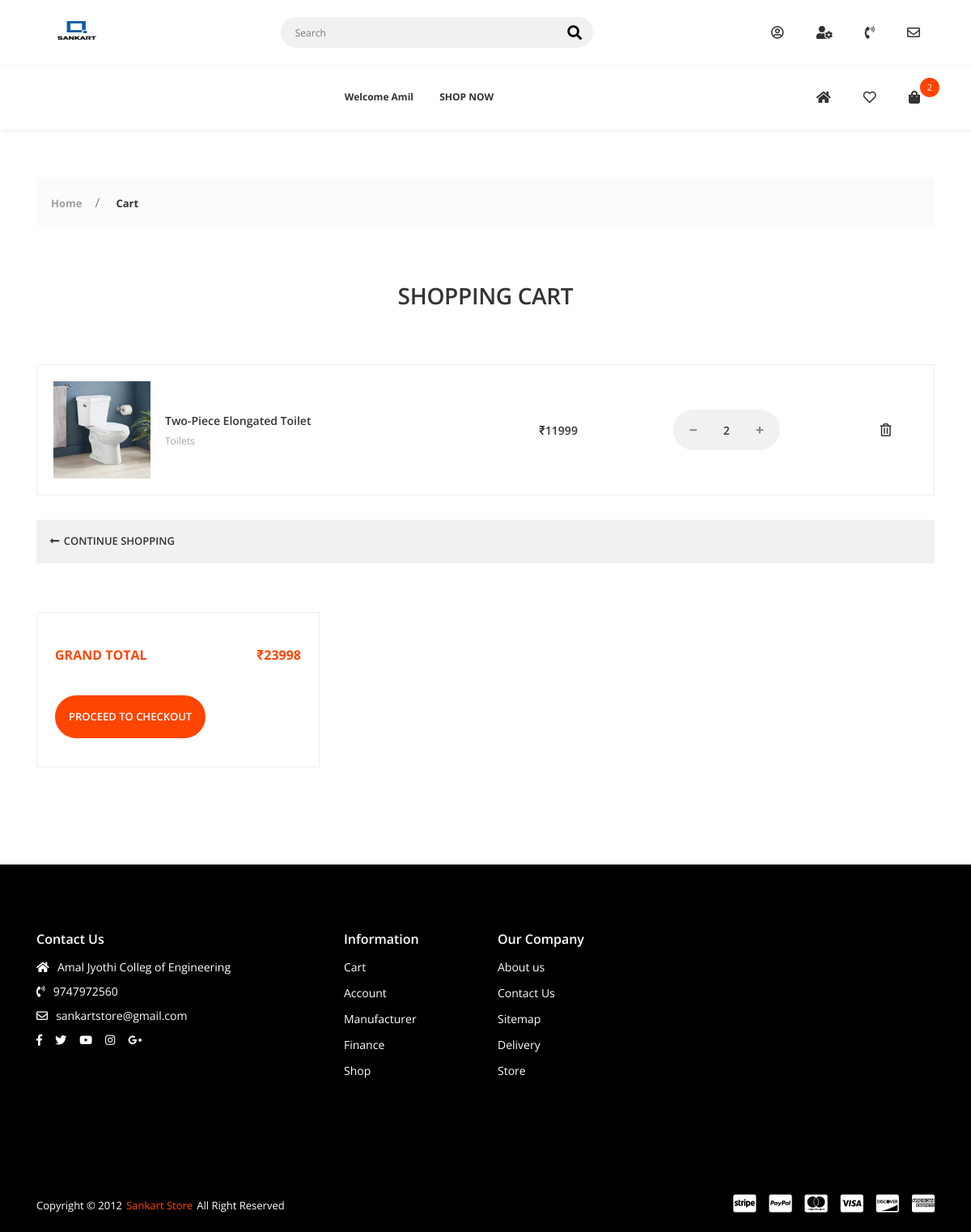
The app's page /cart/ (signed in), older data.
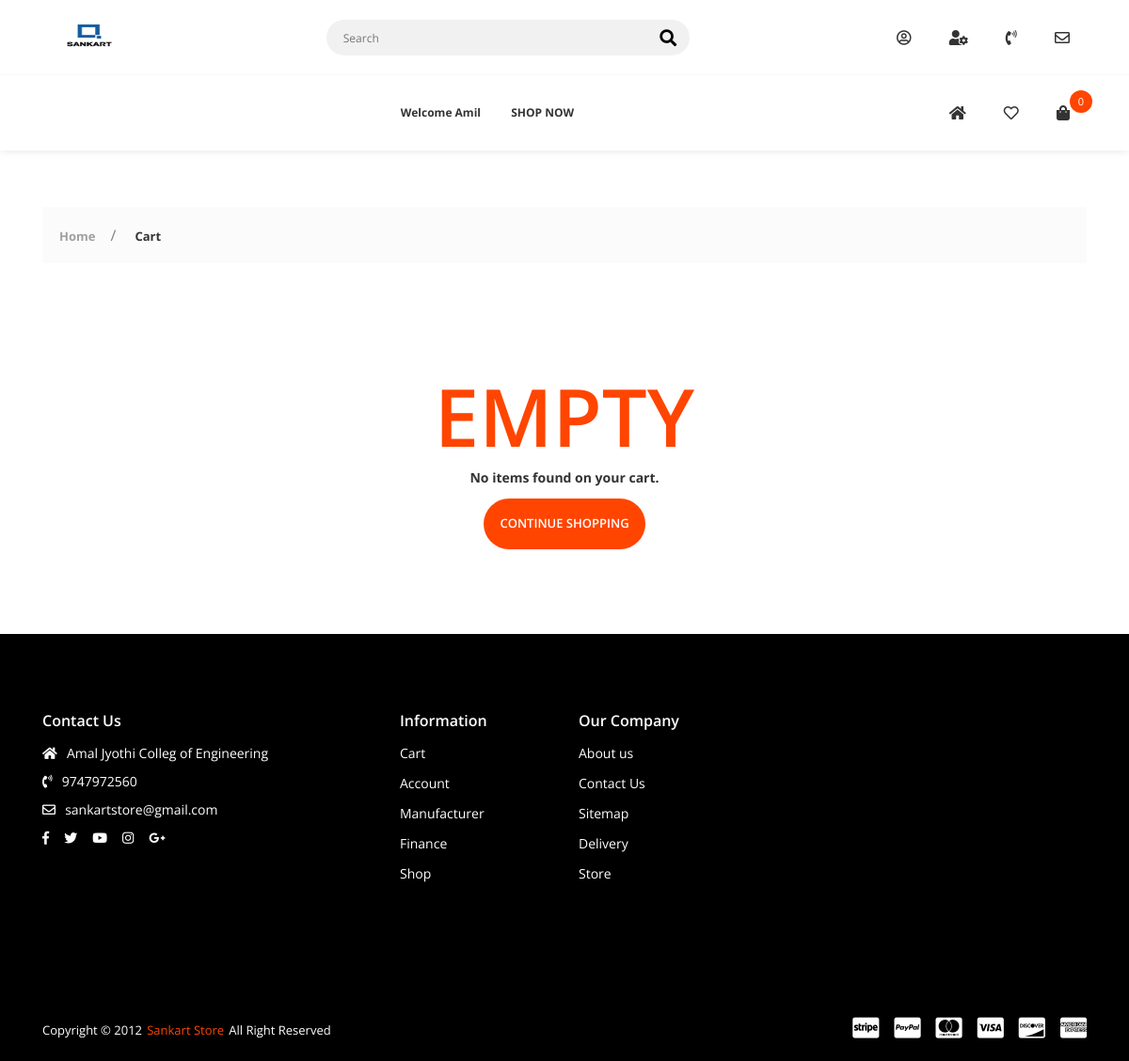
The same page, newer data.
### cart/models.py (models this page shows, shortened)
class CartItem(models.Model):
    user = models.ForeignKey(Account, on_delete=models.CASCADE, null=True)
    product = models.ForeignKey(Product, on_delete=models.CASCADE)
    cart = models.ForeignKey(Cart, on_delete=models.CASCADE, null=True)
    quantity = models.IntegerField()
    is_active = models.BooleanField(default=True)
    reserved_until = models.DateTimeField(null=True)

### shop_app/models.py (models this page shows, shortened)
class Product(models.Model):
    product_name = models.CharField(max_length=200, unique=True)
    slug = models.SlugField(max_length=200, unique=True)
    description = models.TextField(max_length=500, blank=True)
    price = models.IntegerField()
    images = models.ImageField(upload_to='photos/product')
    display = models.ImageField(upload_to='photos/display',default="a3.png")
    display2 = models.ImageField(upload_to='photos/display', default="a3.png")
    display3 = models.ImageField(upload_to='photos/display', default="a3.png")
    stock = models.IntegerField()
    color = models.ForeignKey(Color, on_delete=models.CASCADE,null=True, blank=True)
    brand = models.ForeignKey(Brand, on_delete=models.CASCADE,null=True, blank=True)
    design = models.ForeignKey(Design, on_delete=models.CASCADE,null=True, blank=True)
    dimensions = models.ForeignKey(Dimensions, on_delete=models.CASCADE,null=True, blank=True)
    is_available = models.BooleanField(default=True)
    is_featured = models.BooleanField(default=False)
    category = models.ForeignKey(Category, on_delete=models.CASCADE)
    created_date = models.DateField(auto_now_add=True)
    modified_date = models.DateField(auto_now=True)

class Category(models.Model):
    category_name = models.CharField(max_length=50, unique=True)
    slug = models.SlugField(max_length=100, unique=True)
    description = models.TextField(max_length=255, blank=True)
    cat_image = models.ImageField(upload_to='photos/categories', blank=True)
    class Meta:
        verbose_name = 'category'
        verbose_name_plural = 'categories'
    def __str__(self):
        return self.category_name  #shows the name

### cart/views.py (the view)
# urls.py: path('cart/', include('cart.urls')),
def cart(request, total=0, quantity=0, cart_item=None, cart_items=None):
    try:
        tax = 0
        grand_total = 0
        if request.user.is_authenticated:
            cart_items = CartItem.objects.filter(
                user=request.user, is_active=True)
        else:
            cart = Cart.objects.get(cart_id=_cart_id(request))
            cart_items = CartItem.objects.filter(cart=cart, is_active=True)
        for cart_item in cart_items:
            total += (cart_item.product.price*cart_item.quantity)
            quantity += cart_item.quantity
    except ObjectDoesNotExist:
        pass
    context = {
        'total': total,
        'quantity': quantity,
        'cart_items': cart_items,
    }
    return render(request, 'cart.html', context)

### cart/context_processors.py (called while the page is built)
def counter(request):
    cart_count = 0
    if 'admin' in request.path:
        return {}
    else:
        try:
            cart = Cart.objects.filter(cart_id=_cart_id(request))
            if request.user.is_authenticated:
                cart_items = CartItem.objects.all().filter(user=request.user)
            else:
                cart_items = CartItem.objects.all().filter(cart=cart[:1])
            for cart_item in cart_items:
                cart_count += cart_item.quantity
        except Cart.DoesNotExist:
            cart_count = 0
    return dict(cart_count=cart_count)

### cart/views.py (called while the page is built)
def _cart_id(request):
    cart = request.session.session_key
    if not cart:
        cart = request.session.create()
    return cart

### shop_app/context_processors.py (called while the page is built)
def menu_links(request):
    links = Category.objects.all()
    return dict(links=links)

### wishlist/views.py (called while the page is built)
def _wishlist_id(request):
    wishlist = request.session.session_key
    if not wishlist:
        wishlist = request.session.create()
    return wishlist

### templates/cart.html (shortened to what the changed rows need)
{% extends 'base.html' %}
{% load static %}
{% block content %}
        <div class="app-content">
            {% if not cart_items %}
             <div class="u-s-p-y-60">
                <div class="section__content">
                    <div class="container">
                        <div class="row">
                            <div class="col-lg-12 col-md-12 u-s-m-b-30">
                                <div class="empty">
                                    <div class="empty__wrap">
                                        <span class="empty__big-text">EMPTY</span>
                                        <span class="empty__text-1">No items found on your cart.</span>
                                        <a class="empty__redirect-link btn--e-brand" href="{% url 'store' %}">CONTINUE SHOPPING</a></div>
                                </div>
                            </div>
                        </div>
                    </div>
                </div>
            </div>
            {% else %}
            <div class="u-s-p-b-60">
                <div class="section__intro u-s-m-b-60">
                    <div class="container">
                        <div class="row">
                            <div class="col-lg-12">
                                <div class="section__text-wrap">
                                    <h1 class="section__heading u-c-secondary">SHOPPING CART</h1>
                                </div>
                            </div>
                        </div>
                    </div>
                </div>
                <div class="section__content">
                    <div class="container">
                        <div class="row">
                            <div class="col-lg-12 col-md-12 col-sm-12 u-s-m-b-30">
                                <div class="table-responsive">
                                    <table class="table-p">
                                        <tbody>
                                            {% for cart_item in cart_items %}
                                            <tr>
                                                <td>
                                                    <div class="table-p__box">
                                                        <div class="table-p__img-wrap">
                                                            <img class="u-img-fluid" src="{{cart_item.product.images.url}}" style="width:600 height:600;" alt=""></div>
                                                        <div class="table-p__info">
                                                            <span class="table-p__name">
                                                                <a href="#">{{cart_item.product.product_name}}</a></span>
                                                            <span class="table-p__category">
                                                                <a href="#">{{cart_item.product.category}}</a></span>
                                                        </div>
                                                    </div>
                                                </td>
                                                <td>
                                                    <span class="table-p__price">₹{{cart_item.product.price}}</span></td>
                                                <td>
                                                    <div class="table-p__input-counter-wrap">
                                                        <div class="input-counter">
                                                             <a href="{% url 'remove_cart' cart_item.product.id cart_item.id %}">
                                                            <span class="input-counter__minus fas fa-minus"></span></a>
                                                            <input class="input-counter__text input-counter--text-primary-style" type="text" value="{{cart_item.quantity}}" data-min="1" data-max="1000">
                                                            <a href="{% url 'add_cart' cart_item.product.id %}">
                                                            <span class="input-counter__plus fas fa-plus"></span></a></div>
                                                    </div>
                                                </td>
                                                <td>
                                                    <div class="table-p__del-wrap">
                                                        <a class="far fa-trash-alt table-p__delete-link" href="{% url 'remove_cart_item' cart_item.product.id cart_item.id%}"></a></div>
                                                </td>
                                            </tr>
                                            {% endfor %}
                                        </tbody>
                                    </table>
                                </div>
                            </div>
                            <div class="col-lg-12">
                                <div class="route-box">
                                    <div class="route-box__g1">
                                        <a class="route-box__link" href="{% url 'store' %}"><i class="fas fa-long-arrow-alt-left"></i>
                                            <span>CONTINUE SHOPPING</span></a></div>
                                </div>
                            </div>
                        </div>
                    </div>
                </div>
            </div>
            <div class="u-s-p-b-60">
                <div class="section__content">
                    <div class="container">
                        <div class="row">
                            <div class="col-lg-12 col-md-12 col-sm-12 u-s-m-b-30">
                                    <div class="row">
                                        <div class="col-lg-4 col-md-6 u-s-m-b-30">
                                            <div class="f-cart__pad-box">
                                                <div class="u-s-m-b-30">
                                                    <table class="f-cart__table">
                                                        <tbody>
                                                            <tr>
                                                                <td>GRAND TOTAL</td>
                                                                <td>₹{{total}}</td>
                                                            </tr>
                                                        </tbody>
                                                    </table>
                                                </div>
                                                <div>
                                                    <a class="empty__redirect-link btn--e-brand" href="{% url 'checkout' %}">PROCEED TO CHECKOUT</a></div>
                                            </div>
                                        </div>
                                    </div>
                            </div>
                        </div>
                    </div>
                </div>
            </div>
            {% endif %}
        </div>
{% endblock %}

### templates/base.html (shortened to what the changed rows need)
<!DOCTYPE html>
{% load static %}
<html class="no-js" lang="en">
<head>
    <link rel="stylesheet" href="{% static 'css/vendor.css' %}">
    <link rel="stylesheet" href="{% static 'css/utility.css' %}">
    <link rel="stylesheet" href="{% static 'css/app.css' %}">
</head>
<body class="config">
    <div id="app">
        <header class="header--style-1 header--box-shadow">
            <nav class="secondary-nav-wrapper">
                <div class="container">
                    <div class="secondary-nav">
                        <div class="menu-init" id="navigation3">
                            <div class="ah-lg-mode">
                                <ul class="ah-list ah-list--design1 ah-list--link-color-secondary">
                                    <li class="has-dropdown">
                                        <a href="{% url 'cart' %}" class="mini-cart-shop-link"><i class="fas fa-shopping-bag"></i>
                                            <span class="total-item-round">{{cart_count}}</span>
                                        </a>
                                    </li>
                                </ul>
                            </div>
                        </div>
                    </div>
                </div>
            </nav>
        </header>
        {% block content %}
        {% endblock %}
    </div>
</body>
</html>

Row changes from the older to the newer data that the page shows:
removed CartItem: product.images (picture), product.product_name "Two-Piece Elongated Toilet", product.category "Toilets", product.price "11999", quantity "2"
Text that changed along with them:
{{ cart_count }}: "2" → "0"
{{ total }}: "23998" → (not shown)
text no longer shown: "SHOPPING CART GRAND TOTAL ₹ PROCEED TO CHECKOUT"
text now shown: "EMPTY No items found on your cart."
